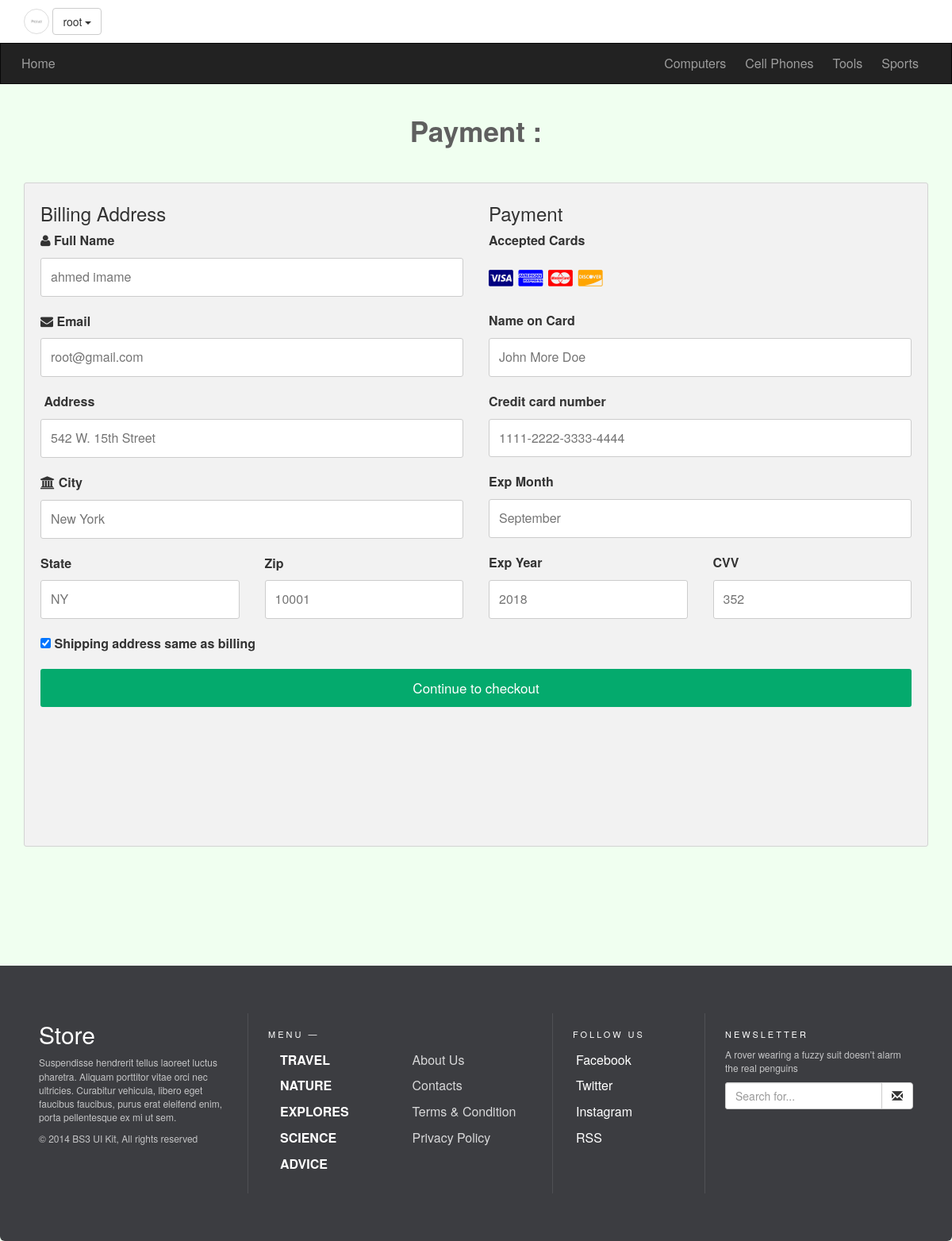
The page /payments.php?itemId=47 (signed in) on the database its author committed.
### tables this page shows
CREATE TABLE `categories` (
  `ID` int(11) NOT NULL,
  `Name` varchar(255) NOT NULL,
  `Description` text NOT NULL,
  `parent` int(11) NOT NULL,
  `Ordering` int(11) DEFAULT NULL,
  `Visibility` tinyint(4) NOT NULL DEFAULT 0,
  `Allow_Comment` tinyint(4) NOT NULL DEFAULT 0,
  `Allow_Ads` tinyint(4) NOT NULL DEFAULT 0
);

CREATE TABLE `users` (
  `UserID` int(11) NOT NULL COMMENT 'To Identify User',
  `Username` varchar(255) NOT NULL COMMENT 'Username To Login',
  `Password` varchar(255) NOT NULL COMMENT 'Password To Login',
  `Email` varchar(255) NOT NULL,
  `FullName` varchar(255) DEFAULT '',
  `GroupID` int(11) NOT NULL DEFAULT 0 COMMENT 'Identify User Group',
  `TrustStatus` int(11) NOT NULL DEFAULT 0 COMMENT 'Seller Rank',
  `RegStatus` int(11) NOT NULL DEFAULT 0 COMMENT 'User Approval',
  `Date` date NOT NULL,
  `avatar` varchar(255) DEFAULT 'default.png'
);

### init.php (called while the page is built, shortened)
<?php
	include 'admin/connect.php';
	$sessionUser = '';
	if (isset($_SESSION['user'])) {
		$sessionUser = $_SESSION['user'];
	}
	$tpl 	= 'includes/templates/';
	$func	= 'includes/functions/';
	$css 	= 'layout/css/';
	include $func . 'functions.php';
	include $tpl . 'header.php';

### includes/functions/functions.php (called while the page is built, shortened)
<?php
	function getAllFrom($field, $table, $where = NULL, $and = NULL, $orderfield="", $ordering = "DESC") {
		global $con;
		$getAll = $con->prepare("SELECT $field FROM $table $where $and ORDER BY $orderfield $ordering");
		$getAll->execute();
		$all = $getAll->fetchAll();
		return $all;
	}

### payments.php (the view, shortened to what this page needs)
<?php
	include 'init.php';
if(isset($_SESSION['user'])):
	$user_id = $_SESSION["uid"];
	$stmt0 = $con->prepare("SELECT * FROM users WHERE UserID = ?");
		$stmt0->execute(array($user_id));
				$count = $stmt0->rowCount();
				if ($count > 0) {
				$user = $stmt0->fetch();
				}
	if (isset($_GET['itemId']) && is_numeric($_GET['itemId'])) {
				?>
				<h1 class="text-center ">Payment : </h1>
				<div class="m-item container">
				<div class="row">
								<div class="col-75  form-pay">
									<div class="con">
									<form action="action.php" class="form-pay" method="POST">
										<div class="row">
										<div class="col-50">
											<h3>Billing Address</h3>
											<label for="fname"><i class="fa fa-user"></i> Full Name</label>
											<input type="text" id="fname" name="firstname" placeholder="<?= $user["FullName"]?>">
											<label for="email"><i class="fa fa-envelope"></i> Email</label>
											<input type="text" id="email" name="email" placeholder="<?= $user["Email"]?>">
											<label for="adr"><i class="fa fa-address-card-o"></i> Address</label>
											<input type="text" id="adr" name="address" placeholder="542 W. 15th Street">
											<label for="city"><i class="fa fa-institution"></i> City</label>
											<input type="text" id="city" name="city" placeholder="New York">
											<div class="row">
											<div class="col-50">
												<label for="state">State</label>
												<input type="text" id="state" name="state" placeholder="NY">
											</div>
											<div class="col-50">
												<label for="zip">Zip</label>
												<input type="text" id="zip" name="zip" placeholder="10001">
											</div>
											</div>
										</div>
										<div class="col-50">
											<h3>Payment</h3>
											<label for="fname">Accepted Cards</label>
											<div class="icon-container">
											<i class="fa fa-cc-visa" style="color:navy;"></i>
											<i class="fa fa-cc-amex" style="color:blue;"></i>
											<i class="fa fa-cc-mastercard" style="color:red;"></i>
											<i class="fa fa-cc-discover" style="color:orange;"></i>
											</div>
											<label for="cname">Name on Card</label>
											<input type="text" id="cname" name="cardname" placeholder="John More Doe">
											<label for="ccnum">Credit card number</label>
											<input type="text" id="ccnum" name="cardnumber" placeholder="1111-2222-3333-4444">
											<label for="expmonth">Exp Month</label>
											<input type="text" id="expmonth" name="expmonth" placeholder="September">
											<div class="row">
											<div class="col-50">
												<label for="expyear">Exp Year</label>
												<input type="text" id="expyear" name="expyear" placeholder="2018">
											</div>
											<div class="col-50">
												<label for="cvv">CVV</label>
												<input type="text" id="cvv" name="cvv" placeholder="352">
											</div>
											</div>
										</div>
										</div>
										<label>
										<input type="checkbox" checked="checked" name="sameadr"> Shipping address same as billing
										</label>
										<input type="submit" value="Continue to checkout" class="btn-payment">
									</form>
									</div>
								</div>
				</div>
			</div>
			<?php
				include $tpl . 'footer.php';
			}
					else {
						echo '
						<div class="container" >
							<div class="m-item alert alert-danger">Not Found!</div>
						</div>';
					}
				else:
					header('Location: login.php');
					exit;
				endif;
?>

### includes/templates/header.php (shortened to what this page needs)
<!DOCTYPE html>
<html>
	<head>
		<link rel="stylesheet" href="<?php echo $css ?>bootstrap.css" />
		<link rel="stylesheet" href="<?php echo $css ?>font-awesome.min.css" />
		<link rel="stylesheet" href="<?php echo $css ?>jquery-ui.css" />
		<link rel="stylesheet" href="<?php echo $css ?>jquery.selectBoxIt.css" />
		<link rel="stylesheet" href="<?php echo $css ?>front.css" />
	</head>
	<body>
	<div class="upper-bar">
		<div class="container">
			<?php
				if (isset($_SESSION['user'])) { ?>
				<img class="my-image img-thumbnail img-circle" src="img.png" alt="" />
				<div class="btn-group my-info">
					<span class="btn btn-default dropdown-toggle" data-toggle="dropdown">
						<?php echo $sessionUser ?>
						<span class="caret"></span>
					</span>
				</div>
				<?php
				} else {
			?>
			<a class="c-green" href="login.php">
				<b class="pull-right">Login / Signup</b>
			</a>
			<?php } ?>
		</div>
	</div>
	<nav class="navbar navbar-inverse">
	  <div class="container">
	    <div class="navbar-header">
	      <a class="navbar-brand" href="index.php">Home</a>
	    </div>
	    <div class="collapse navbar-collapse" id="app-nav">
	      <ul class="nav navbar-nav navbar-right">
	      <?php
	      	$allCats = getAllFrom("*", "categories", "where parent = 0", "", "ID", "ASC");
			foreach ($allCats as $cat) {
				echo
				'<li>
					<a href="categories.php?pageid=' . $cat['ID'] . '">
						' . $cat['Name'] . '
					</a>
				</li>';
			}
	      ?>
	      </ul>
	    </div>
	  </div>
	</nav>

### layout/css/front.css (style rules this page uses)
body { background-color: rgb(240, 255, 240); font-size: 16px; }
.m-item { margin-top: 4.5rem; }
h1 { font-size: 35px; margin: 40px 0; font-weight: bold; color: rgb(95, 95, 95); }
.navbar { border-radius: 0; margin-bottom: 0; }
.nav > li > a, .navbar-brand { padding: 15px 12px; }
.navbar-brand { font-size: 1em; }
.upper-bar { padding: 10px; background-color: #FFF }
.my-image { width: 32px; height: 32px; }
.form-pay { margin-bottom: 15rem; }
.row { display: -ms-flexbox; display: flex; -ms-flex-wrap: wrap; flex-wrap: wrap; margin: 0 -16px; }
.col-50 { -ms-flex: 50%; flex: 50%; }
.col-75 { -ms-flex: 75%; flex: 75%; }
.col-25, .col-50, .col-75 { padding: 0 16px; }
.con { background-color: #f2f2f2; padding: 5px 20px 15px 20px; border: 1px solid lightgrey; border-radius: 3px; }
input[type=text] { width: 100%; margin-bottom: 20px; padding: 12px; border: 1px solid #ccc; border-radius: 3px; }
label { margin-bottom: 10px; display: block; }
.icon-container { margin-bottom: 20px; padding: 7px 0; font-size: 24px; }
.btn-payment { background-color: #04AA6D; color: white; padding: 12px; margin: 10px 0; border: none; width: 100%; border-radius: 3px; cursor: pointer; font-size: 17px; }

### rows shown on the page
categories: Name "Computers"
categories: Name "Cell Phones"
categories: Name "Tools"
categories: Name "Sports"
users: firstname "ahmed imame", email "root@gmail.com"

### other values the page prints
$sessionUser "root"
